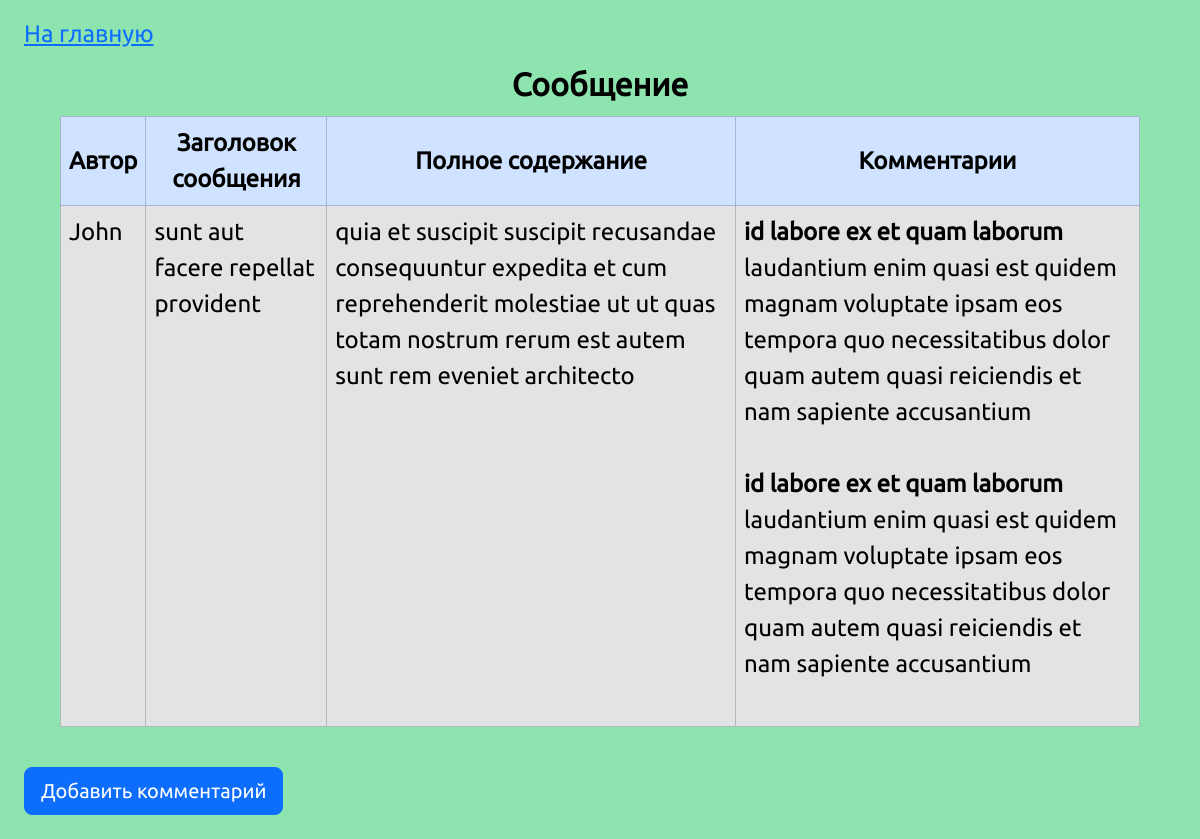
The app's page /view_message.php?id=1 with its own data.
### tables this page shows
CREATE TABLE `messages` (
  `id` int NOT NULL,
  `author` varchar(100) NOT NULL,
  `title` varchar(100) NOT NULL,
  `body` text NOT NULL
);

CREATE TABLE `comments` (
  `id` int UNSIGNED NOT NULL,
  `messageId` int NOT NULL,
  `name` varchar(100) NOT NULL,
  `email` varchar(100) DEFAULT NULL,
  `body` text NOT NULL
);

### db.php (called while the page is built, shortened)
<?php
$hostname = DB_HOSTNAME;
$username = DB_USERNAME;
$password = DB_PASSWORD;
$dbname   = DB_NAME;
$conn = new mysqli($hostname, $username, $password, $dbname);
function getComments($messageId)
{
    global $conn;
    $sql      = "SELECT * FROM `comments` WHERE `messageId` = $messageId";
    $result   = $conn->query($sql);
    $comments = [];
    if ($result->num_rows > 0) {
        while ($row = $result->fetch_assoc()) {
            $comments[] = $row;
        }
    }
    return $comments;
}
?>

### view_message.php (the view, shortened to what this page needs)
<?php
require_once('db.php');
$messageId = isset($_GET['id']) ? intval($_GET['id']) : 0;
$sql     = "SELECT * FROM messages WHERE `id` = $messageId";
$result  = $conn->query($sql);
$message = $result->fetch_assoc();
$comments = getComments($messageId);
?>
<!DOCTYPE html>
<html lang="ru">
<head>
    <link rel="stylesheet" href="bootstrap/css/bootstrap.css">
    <link rel="stylesheet" href="styles/style.css">
</head>
<body>
<div class="ms-4 mt-3"><a href="index.php">На главную</a></div>
<table class="table table-bordered caption-top table-hover mx-auto">
    <caption>Сообщение</caption>
    <thead>
    <tr class="table-primary">
        <th>Автор</th>
        <th>Заголовок сообщения</th>
        <th>Полное содержание</th>
        <th>Комментарии</th>
    </tr>
    </thead>
    <tbody>
    <tr class="table-secondary">
        <td><?= $message['author']; ?></td>
        <td><?= $message['title']; ?></td>
        <td><?= $message['body']; ?></td>
        <td>
            <?php foreach ($comments as $comment): ?>
                <b><?= $comment['name']; ?></b><br> <?= $comment['body']; ?>
                <br><br>
            <?php endforeach; ?>
        </td>
    </tr>
    </tbody>
</table>
<a class="btn btn-lg btn-primary m-4"
   href="add_comment.php?id=<?= $messageId; ?>">Добавить комментарий</a>
</body>
</html>

### styles/style.css (style rules this page uses)
body { background: #8ee4af; font-family: Ubuntu-Regular, cursive; font-size: 1.5rem; }
th, caption { text-align: center; font-weight: bold; color: initial; vertical-align: middle; }
caption { font-size: 2rem; }
.table { width: 90vw; }

### records on screen
messages: author "John", title "sunt aut facere repellat provident", body "quia et suscipit suscipit recusandae consequuntur expedita et cum reprehenderit molestiae ut ut quas totam nostrum rerum est autem sunt rem eveniet architecto"
comments: name "id labore ex et quam laborum", body "laudantium enim quasi est quidem magnam voluptate ipsam eos tempora quo necessitatibus dolor quam autem quasi reiciendis et nam sapiente accusantium"
comments: name "id labore ex et quam laborum", body "laudantium enim quasi est quidem magnam voluptate ipsam eos tempora quo necessitatibus dolor quam autem quasi reiciendis et nam sapiente accusantium"
